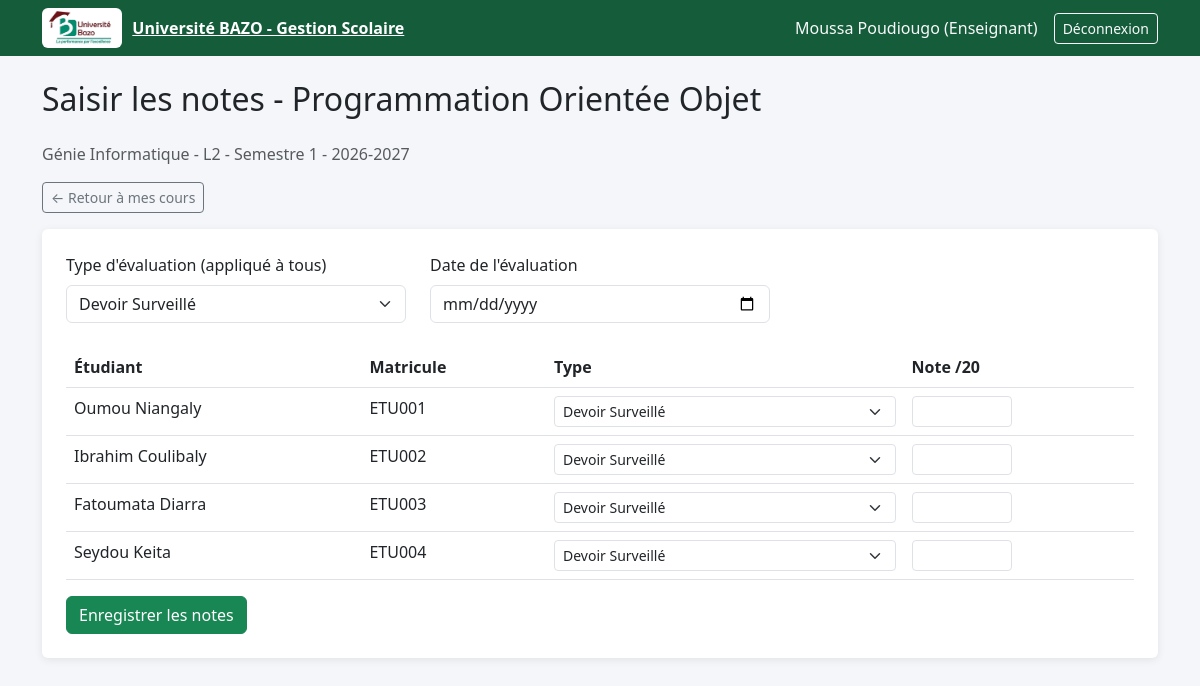
The page /cours/saisir-notes/5/ (signed in) on the database its author committed.
### utilisateurs/models.py (models this page shows, shortened)
class Utilisateur(AbstractUser):
    ROLE_CHOICES = (
        ('etudiant', 'Étudiant'),
        ('enseignant', 'Enseignant'),
        ('admin', 'Administrateur'),
        ('caissier', 'Caissier'),
    )
    role = models.CharField(max_length=20, choices=ROLE_CHOICES)
    telephone = models.CharField(max_length=20, blank=True, null=True)

class Etudiant(models.Model):
    utilisateur = models.OneToOneField(
        Utilisateur,
        on_delete=models.CASCADE,
        related_name='profil_etudiant'
    )
    matricule = models.CharField(max_length=20, unique=True)
    date_naissance = models.DateField(blank=True, null=True)
    lieu_naissance = models.CharField(max_length=100, blank=True, null=True)
    telephone_parent = models.CharField(
        max_length=8,
        blank=True,
        null=True,
        validators=[validateur_telephone],
        verbose_name="Téléphone du parent/tuteur (contact d'urgence)"
    )

### cours/models.py (models this page shows, shortened)
class Cours(models.Model):
    intitule = models.CharField(max_length=150)
    credits = models.PositiveIntegerField(default=3)
    filiere = models.ForeignKey(
        Filiere,
        on_delete=models.CASCADE,
        related_name='cours'
    )
    niveau = models.ForeignKey(
        Niveau,
        on_delete=models.CASCADE,
        related_name='cours'
    )
    semestre = models.ForeignKey(
        Semestre,
        on_delete=models.CASCADE,
        related_name='cours'
    )
    enseignant = models.ForeignKey(
        Enseignant,
        on_delete=models.SET_NULL,
        related_name='cours',
        null=True,
        blank=True
    )
    class Meta:
        verbose_name = "Cours"
        verbose_name_plural = "Cours"

### academique/models.py (models this page shows)
class Filiere(models.Model):
    nom_filiere = models.CharField(max_length=100)
    description = models.TextField(blank=True, null=True)
    def __str__(self):
        return self.nom_filiere
    class Meta:
        verbose_name = "Filière"
        verbose_name_plural = "Filières"

class Niveau(models.Model):
    libelle = models.CharField(max_length=20)  # ex: L1, L2, L3, M1, M2
    def __str__(self):
        return self.libelle
    class Meta:
        verbose_name = "Niveau"
        verbose_name_plural = "Niveaux"

class Semestre(models.Model):
    annee_academique = models.ForeignKey(
        AnneeAcademique,
        on_delete=models.CASCADE,
        related_name='semestres'
    )
    libelle = models.CharField(max_length=20)  # ex: Semestre 1
    date_debut = models.DateField()
    date_fin = models.DateField()
    def __str__(self):
        return f"{self.libelle} - {self.annee_academique}"
    class Meta:
        verbose_name = "Semestre"
        verbose_name_plural = "Semestres"

class AnneeAcademique(models.Model):
    libelle = models.CharField(max_length=20)  # ex: 2026-2027
    date_debut = models.DateField()
    date_fin = models.DateField()
    def __str__(self):
        return self.libelle
    class Meta:
        verbose_name = "Année académique"
        verbose_name_plural = "Années académiques"

### inscriptions/models.py (models this page shows, shortened)
class Inscription(models.Model):
    STATUT_CHOICES = (
        ('EN_ATTENTE', 'En attente'),
        ('VALIDEE', 'Validée'),
        ('REJETEE', 'Rejetée'),
    )
    etudiant = models.ForeignKey(
        Etudiant,
        on_delete=models.CASCADE,
        related_name='inscriptions'
    )
    filiere = models.ForeignKey(
        Filiere,
        on_delete=models.CASCADE,
        related_name='inscriptions'
    )
    niveau = models.ForeignKey(
        Niveau,
        on_delete=models.CASCADE,
        related_name='inscriptions'
    )
    annee_academique = models.ForeignKey(
        AnneeAcademique,
        on_delete=models.CASCADE,
        related_name='inscriptions'
    )
    telephone_inscription = models.CharField(
        max_length=8,
        verbose_name="Numéro de téléphone utilisé pour l'inscription",
        help_text="8 chiffres, sert d'identifiant unique pour le caissier (évite les confusions entre homonymes)",
        validators=[validateur_telephone],
        blank=True,
        null=True
    )
    remise = models.DecimalField(
        max_digits=10,
        decimal_places=0,
        default=0,
        verbose_name="Remise accordée (FCFA)",
        help_text="Réduction individuelle sur les frais de scolarité de cet étudiant (bourse, geste commercial...)"
    )
    date_inscription = models.DateField(auto_now_add=True)
    statut = models.CharField(
        max_length=15,
        choices=STATUT_CHOICES,
        default='EN_ATTENTE'
    )
    class Meta:
        verbose_name = "Inscription"
        verbose_name_plural = "Inscriptions"
        unique_together = ('etudiant', 'annee_academique')

### cours/views.py (the view, shortened to what this page needs)
# urls.py: path('saisir-notes/<int:cours_id>/', views.saisir_notes_view, name='saisir_notes'),
@login_required
def saisir_notes_view(request, cours_id):
    if request.user.role != 'enseignant':
        return redirect('redirection_dashboard')
    cours = get_object_or_404(Cours, id=cours_id)
    if cours.enseignant != request.user.profil_enseignant:
        messages.error(request, "Vous n'êtes pas autorisé à saisir les notes de ce cours.")
        return redirect('mes_cours')
    inscriptions = Inscription.objects.filter(
        filiere=cours.filiere,
        niveau=cours.niveau,
        annee_academique=cours.semestre.annee_academique,
        statut='VALIDEE'
    ).select_related('etudiant', 'etudiant__utilisateur')
    return render(request, 'cours/saisir_notes.html', {
        'cours': cours,
        'inscriptions': inscriptions
    })

### templates/cours/saisir_notes.html (shortened to what this page needs)
{% extends 'base.html' %}
{% block content %}
<h2 class="mb-4">Saisir les notes - {{ cours.intitule }}</h2>
<p class="text-muted">{{ cours.filiere }} - {{ cours.niveau }} - {{ cours.semestre }}</p>
<a href="{% url 'mes_cours' %}" class="btn btn-outline-secondary btn-sm mb-3">&larr; Retour à mes cours</a>
<div class="card p-4">
    {% if inscriptions %}
    <form method="post">
        <div class="row mb-4">
            <div class="col-md-4">
                <label class="form-label">Type d'évaluation (appliqué à tous)</label>
                <select name="type_global" class="form-select" onchange="document.querySelectorAll('.type-select').forEach(s => s.value = this.value)">
                    <option value="DS">Devoir Surveillé</option>
                </select>
            </div>
            <div class="col-md-4">
                <label class="form-label">Date de l'évaluation</label>
                <input type="date" name="date_evaluation" class="form-control" required>
            </div>
        </div>
        <table class="table">
            <thead>
                <tr>
                    <th>Étudiant</th>
                    <th>Matricule</th>
                    <th>Type</th>
                    <th>Note /20</th>
                </tr>
            </thead>
            <tbody>
                {% for inscription in inscriptions %}
                <tr>
                    <td>{{ inscription.etudiant.utilisateur.first_name }} {{ inscription.etudiant.utilisateur.last_name }}</td>
                    <td>{{ inscription.etudiant.matricule }}</td>
                    <td>
                        <select name="type_{{ inscription.etudiant.id }}" class="form-select form-select-sm type-select">
                            <option value="DS">Devoir Surveillé</option>
                        </select>
                    </td>
                    <td>
                        <input type="number" step="0.01" min="0" max="20"
                               name="note_{{ inscription.etudiant.id }}"
                               class="form-control form-control-sm" style="width: 100px;">
                    </td>
                </tr>
                {% endfor %}
            </tbody>
        </table>
        <button type="submit" class="btn btn-success">Enregistrer les notes</button>
    </form>
    {% else %}
    <p class="text-muted mb-0">Aucun étudiant inscrit (validé) pour cette filière/niveau/année.</p>
    {% endif %}
</div>
{% endblock %}

### templates/base.html (shortened to what this page needs)
{% load static %}
<!DOCTYPE html>
<html lang="fr">
<head>
    <link href="https://cdn.jsdelivr.net/npm/bootstrap@5.3.0/dist/css/bootstrap.min.css" rel="stylesheet">
</head>
<body>
    {% if user.is_authenticated %}
    <nav class="navbar navbar-expand-lg navbar-dark navbar-bazo">
        <div class="container">
            <a class="navbar-brand-bazo" href="{% url 'redirection_dashboard' %}">
                <img src="{% static 'images/logo_bazo.jpeg' %}" alt="Logo Université BAZO">
                <span>Université BAZO - Gestion Scolaire</span>
            </a>
            <div class="d-flex align-items-center">
                <span class="text-light me-3">
                    {{ user.first_name }} {{ user.last_name }} ({{ user.get_role_display }})
                </span>
                <a href="{% url 'logout' %}" class="btn btn-outline-light btn-sm">Déconnexion</a>
            </div>
        </div>
    </nav>
    {% endif %}
    <div class="container mt-4">
        {% block content %}
        {% endblock %}
    </div>
</body>
</html>

### templates/base.html (style rules this page uses)
:root { --bazo-green: #1B7A4C; --bazo-green-dark: #145c3a; --bazo-red: #7A1F2B; }
body { background-color: #f4f6f9; }
.navbar-bazo { background-color: var(--bazo-green-dark); }
.navbar-brand-bazo { display: flex; align-items: center; gap: 10px; font-weight: bold; color: white; }
.navbar-brand-bazo img { height: 40px; border-radius: 6px; background: white; padding: 3px; }
.card { border: none; box-shadow: 0 2px 8px rgba(0,0,0,0.08); }
a { color: var(--bazo-green-dark); }

### rows shown on the page
Utilisateur: first_name "Moussa", last_name "Poudiougo", role "Enseignant"
Cours: intitule "Programmation Orientée Objet", filiere "Génie Informatique", niveau "L2", semestre "Semestre 1 - 2026-2027"
Inscription: etudiant.utilisateur.first_name "Oumou", etudiant.utilisateur.last_name "Niangaly", etudiant.matricule "ETU001", etudiant "Devoir Surveillé"
Inscription: etudiant.utilisateur.first_name "Ibrahim", etudiant.utilisateur.last_name "Coulibaly", etudiant.matricule "ETU002", etudiant "Devoir Surveillé"
Inscription: etudiant.utilisateur.first_name "Fatoumata", etudiant.utilisateur.last_name "Diarra", etudiant.matricule "ETU003", etudiant "Devoir Surveillé"
Inscription: etudiant.utilisateur.first_name "Seydou", etudiant.utilisateur.last_name "Keita", etudiant.matricule "ETU004", etudiant "Devoir Surveillé"
